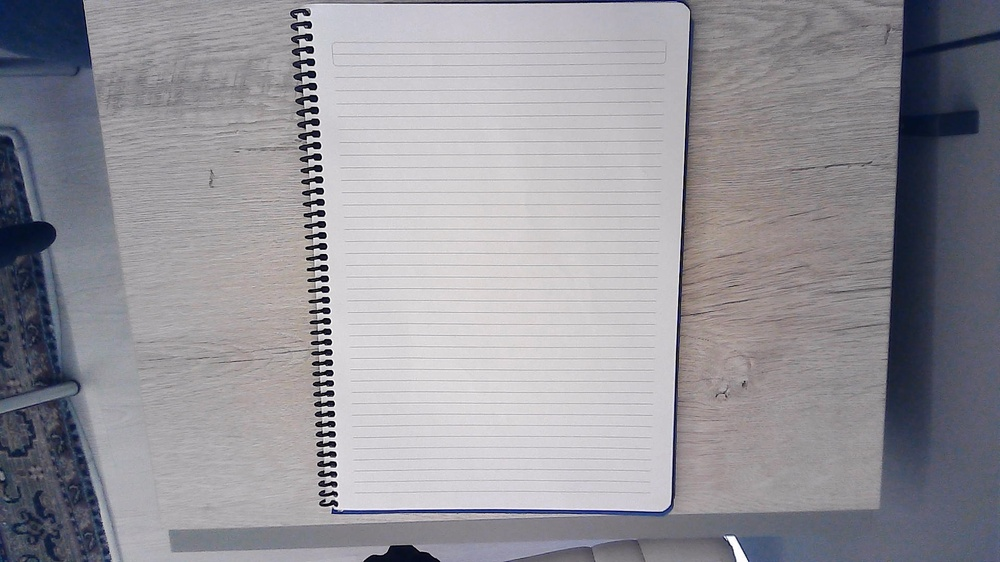
#> input picture foto/alignment2.jpg, 1000 x 562 px, shrunk from 1920 x 1080 before the run, found by its file name
$ python edge.py
#> lines starting #> are read from the running program, lines starting #| are printed output that depends on the picture; after the words box and inside, x2 and y2 are one past the last pixel; in counts of white or black regions, pixels touching at a corner belong together
import cv2
import numpy as np

def show_images(images, titles):
    for i in range(len(images)):
        cv2.imshow(titles[i], images[i])
    cv2.waitKey(0)
    cv2.destroyAllWindows()

def process_image(image_path):
#> called with image_path = 'foto/alignment2.jpg'
    image = cv2.imread(image_path)
#> image is the input picture: shape (562, 1000, 3); mean B, G, R 154, 147.6, 148.8

    # Görüntüyü gri tonlamaya çevir
    gray = cv2.cvtColor(image, cv2.COLOR_BGR2GRAY)
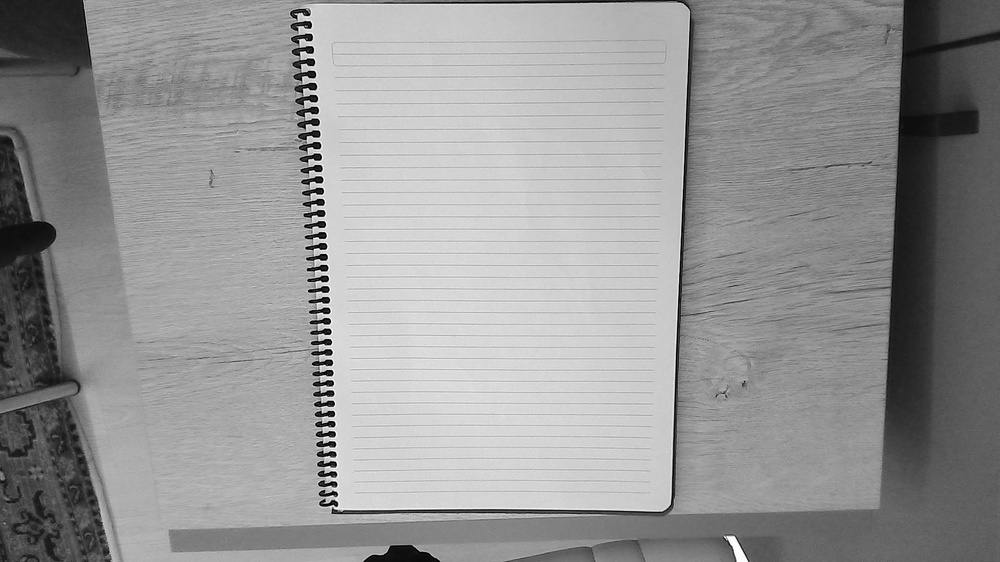
#> gray: shape (562, 1000); min 0, max 255, mean 148.7

    # Beyaz alanları algılamak için eşikleme işlemi uygula
    _, thresholded = cv2.threshold(gray, 200, 255, cv2.THRESH_BINARY)
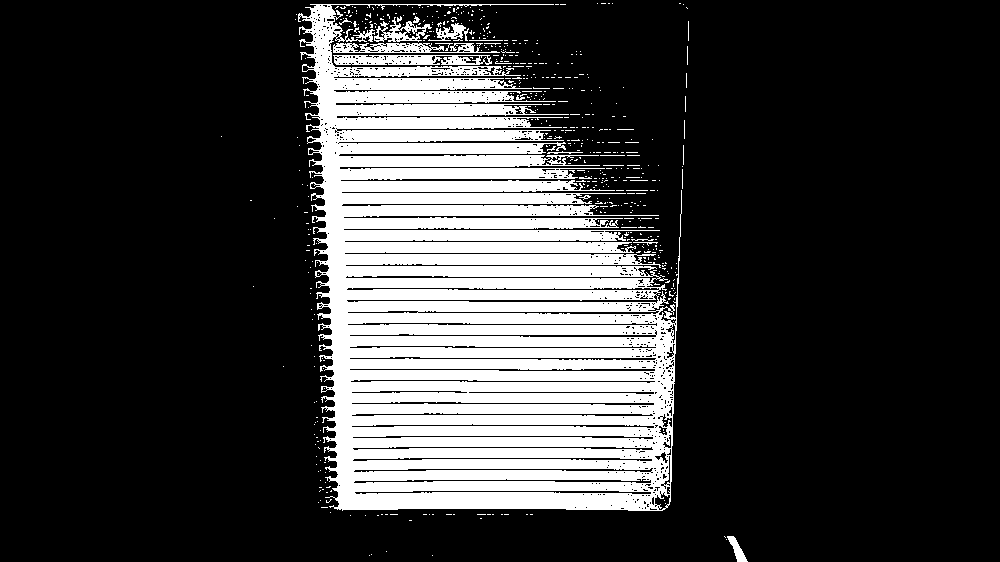
#> thresholded: shape (562, 1000); 22.3% white; 584 white regions (560 under 20 px), largest, box (x1, y1, x2, y2) and area: (298, 4, 682, 511) 119690, (333, 55, 492, 65) 1263, (333, 43, 500, 53) 1001

    # Canny Edge Detection
    edges = cv2.Canny(thresholded, 50, 150, apertureSize=3)
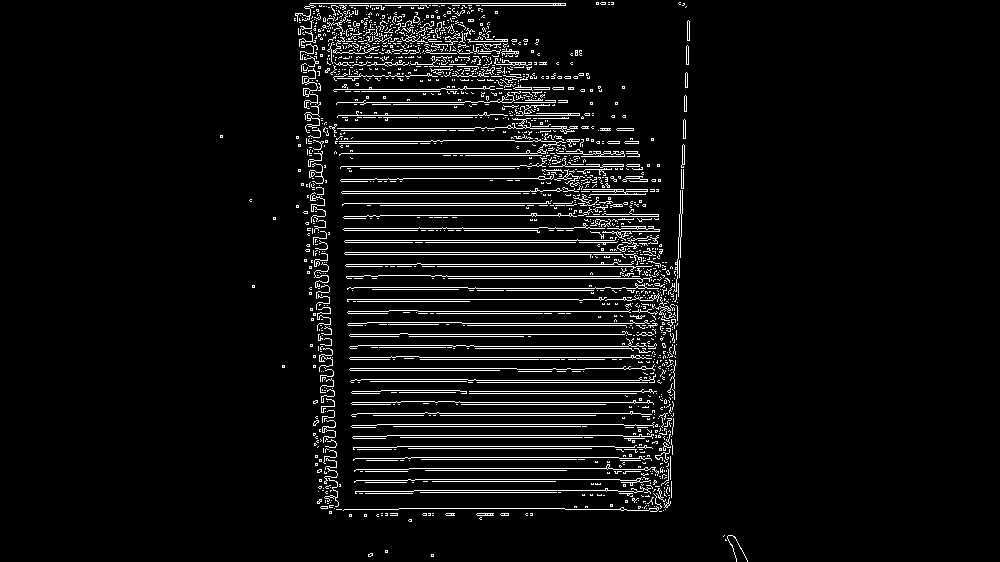
#> edges: shape (562, 1000); 5.4% white in thin lines or dots, all inside (x1, y1, x2, y2) = (220, 2, 748, 562)

    # Hough Line Detection
    lines = cv2.HoughLinesP(edges, rho, theta, threshold, np.array([]), minLineLength=min_line_length, maxLineGap=max_line_gap)
#> lines = 134 rows, first 6: [419, 357, 645, 357], [347, 299, 639, 299], [345, 240, 614, 240], [357, 413, 640, 413], [422, 266, 651, 266], [345, 254, 633, 254]

    # Algılanan çizgileri orijinal görüntü üzerine çiz
    result_image = image.copy()
    for line in lines:
        x1, y1, x2, y2 = line[0]
        cv2.line(result_image, (x1, y1), (x2, y2), (0, 255, 0), 2)
#> this loop made 134 passes
#> (x1, y1, x2, y2) on passes 1 to 12: (419, 357, 645, 357), (347, 299, 639, 299), (345, 240, 614, 240), (357, 413, 640, 413), (422, 266, 651, 266), (345, 254, 633, 254), (408, 334, 653, 334), (504, 89, 573, 89), (455, 402, 652, 402), (442, 276, 639, 276), (342, 193, 541, 193), (342, 191, 542, 191)
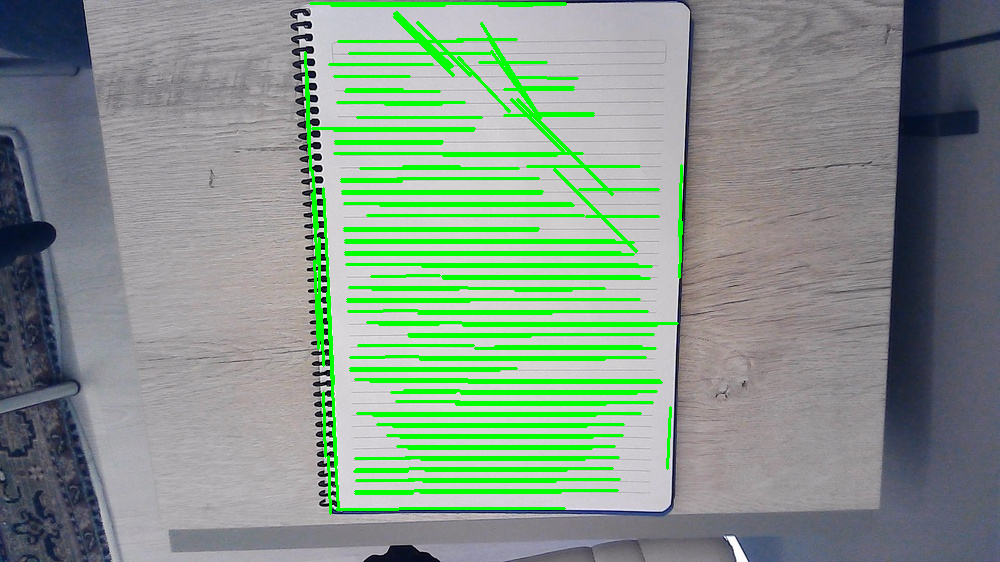
#> result_image: shape (562, 1000, 3); 8.46% of pixels changed, all inside (x1, y1, x2, y2) = (304, 2, 683, 515)

    return result_image, edges

rho = 1
theta = np.pi / 180
threshold = 50
min_line_length = 50
max_line_gap = 5
image_path = "foto/alignment2.jpg"
image, edges = process_image(image_path)

show_images([image, edges], ['Original Image', 'Edge Image'])
#> the loop in show_images, `for i in range(len(images)):` made 2 passes

$ run again, with foto/alignment1.jpg copied over foto/alignment2.jpg
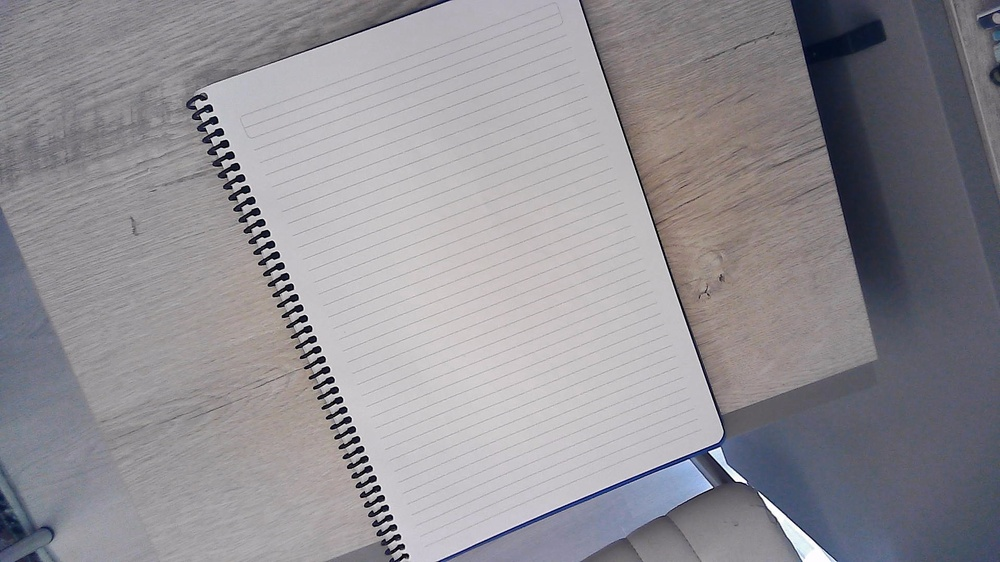
#> input picture foto/alignment1.jpg, 1000 x 562 px, shrunk from 1920 x 1080 before the run, found by its file name
#> in process_image, image is the input picture: shape (562, 1000, 3); mean B, G, R 147.8, 142.5, 144.7
#> in process_image, `_, thresholded = cv2.threshold(gray, 200, 255, cv2.THRESH_BINARY)`:
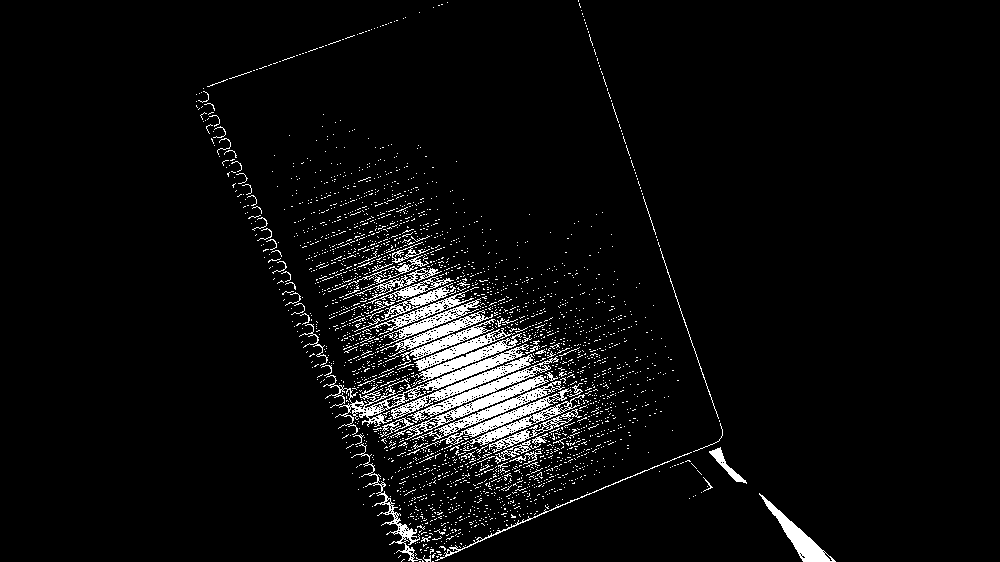
#> thresholded: shape (562, 1000); 4.9% white; 2610 white regions (2526 under 20 px), largest, box (x1, y1, x2, y2) and area: (323, 344, 529, 435) 2071, (391, 354, 534, 419) 1278, (407, 356, 559, 423) 1239
#> edges: shape (562, 1000); 4.2% white in thin lines or dots, all inside (x1, y1, x2, y2) = (195, 0, 836, 562)
#> lines = 61 rows, first 6: [588, 36, 639, 187], [555, 506, 721, 439], [613, 103, 683, 316], [476, 314, 551, 370], [563, 381, 613, 416], [376, 341, 438, 403]
#> the loop in process_image, `for line in lines:` made 61 passes
#> after the loop in process_image, `for line in lines:`:
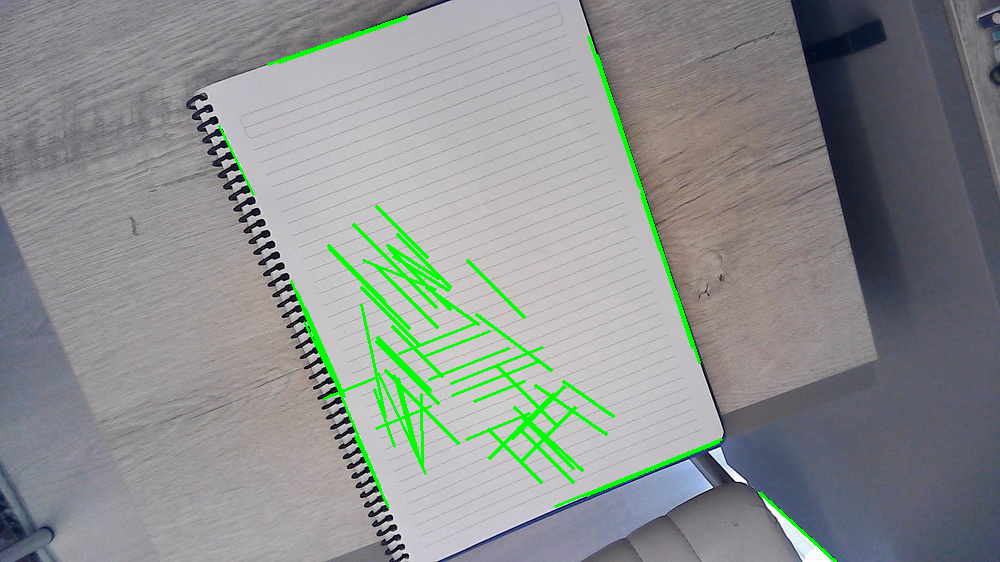
#> result_image: shape (562, 1000, 3); 2.67% of pixels changed, all inside (x1, y1, x2, y2) = (218, 15, 837, 562)
#> the loop in show_images, `for i in range(len(images)):` made 2 passes
